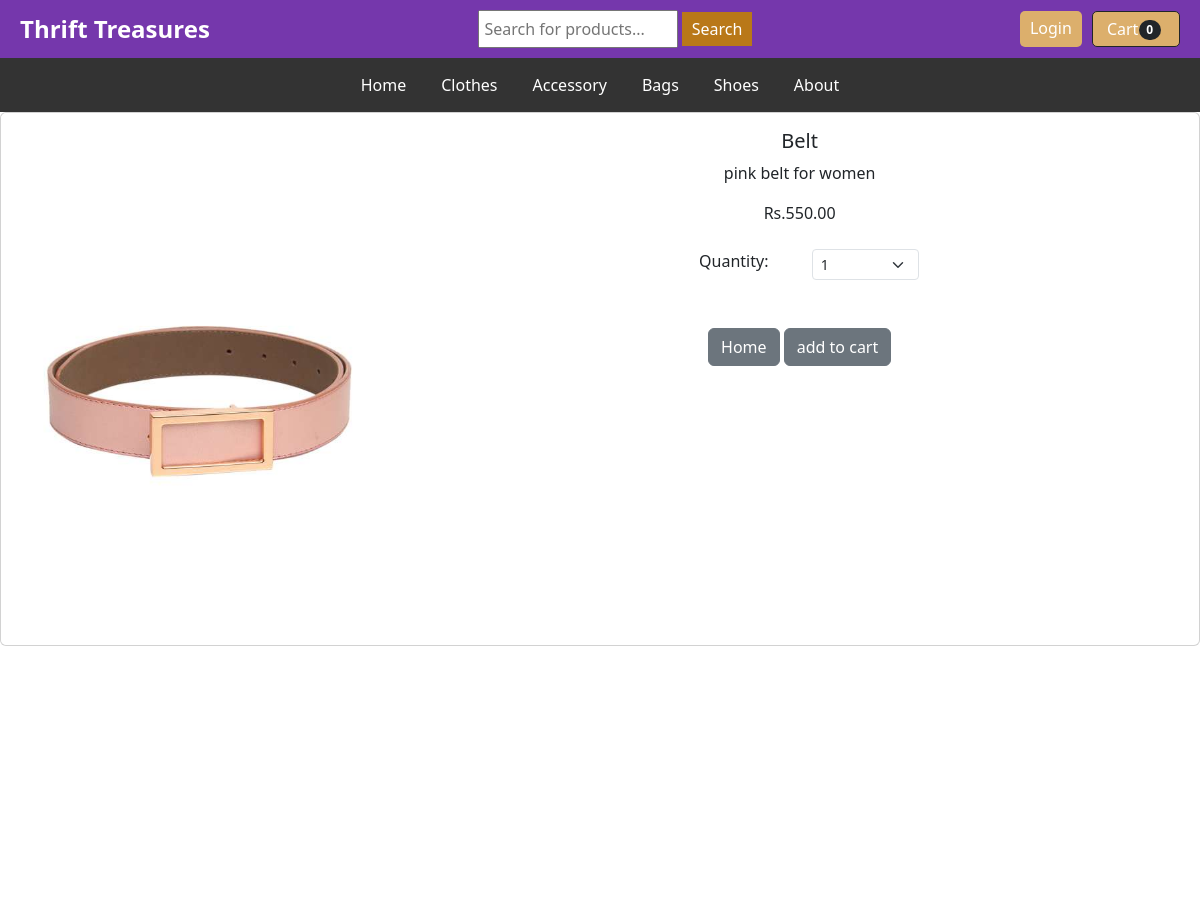
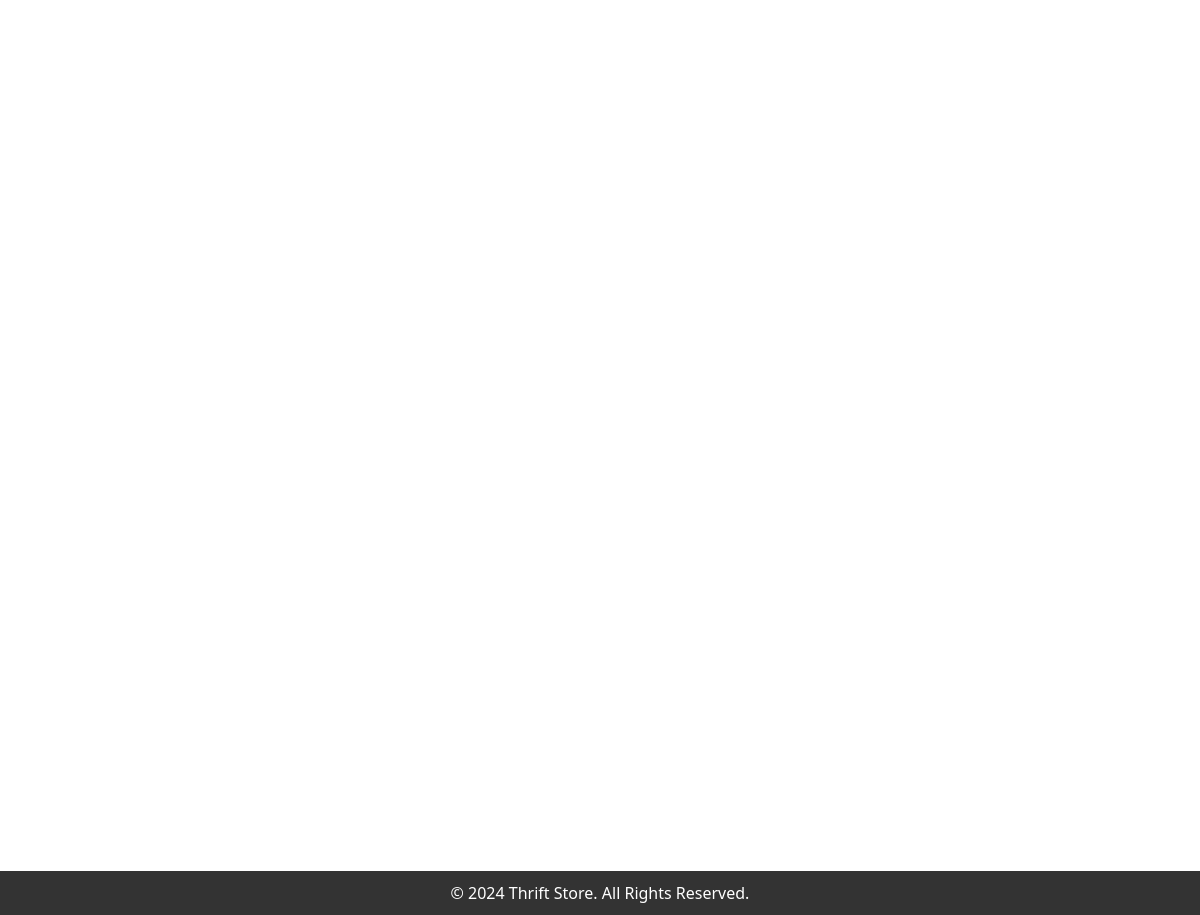
The app's page /product/17 with its own data (2 pictures, top to bottom).
### app1/models.py (models this page shows, shortened)
class Product(models.Model):
    name = models.CharField(max_length=100)
    price = models.DecimalField(default=0,decimal_places=2,max_digits=6)
    category = models.ForeignKey(Category, on_delete=models.CASCADE, default=1)
    description = models.CharField(max_length=260,default='',blank=True,null=True)
    image = models.ImageField(upload_to='uploads/product/')
    is_sale = models.BooleanField(default=False)
    sale_price = models.DecimalField(default=0,decimal_places=2,max_digits=6)

### app1/views.py (the view)
# urls.py: path('product/<int:pk>', views.product, name='product'),
def product(request, pk):
    product = Product.objects.get(id=pk)
    return render(request, 'product.html',{'product':product})

### cart/cart.py (called while the page is built)
	def __len__(self):
		return len(self.cart)

### cart/context_processors.py (called while the page is built)
def cart(request):
    return {'cart': Cart(request)}

### app1/templates/product.html (shortened to what this page needs)
{% extends 'base.html'%}
{% block content %}
<!DOCTYPE html>
<html lang="en">
<head>
    <link href="https://cdn.jsdelivr.net/npm/bootstrap@5.3.3/dist/css/bootstrap.min.css" rel="stylesheet">
</head>
<body>
    <div class="card mb-3">
        <div class="row g-0">
          <div class="col-md-4">
            <img src="{{ product.image.url }}" class="img-fluid rounded-start" >
          </div>
          <div class="col-md-8">
            <div class="card-body">
                <center>
              <h5 class="card-title">{{product.name}}</h5>
              <p class="card-text">{{product.description}}</p>
              {% if product.is_sale %}
                <div class="product-info">
                    <p class="product-category">{{product.category}}</p>
                    <div class="product-rating">
                        ★★★★★ 5
                    </div>
                    <div class="product-pricing">
                        <strike>
                        <span class="discounted-price">Rs.{{product.price}}</span>
                        </strike>
                        &nbsp
                        <span class="discounted-price">Rs.{{product.sale_price}}</span>
                    </div>
                </div>
              {% else %}
                Rs.{{ product.price }}
              {% endif %}
              <br><br>
              <div class="row justify-content-center">
                <div class="col-md-2">Quantity:</div>
                <div class="col-md-2">
              <select class="form-select form-select-sm" id="qty-cart">
                <option value="1">1</option>
              </select>
            </div>
            </div>
              <br><br>
              <a href="{% url 'home'%}" class="btn btn-secondary">Home</a>
              <button type="button" value="{{ product.id }}"
              class ="btn btn-secondary" id= "add-cart">add to cart</button>
                </center>
            </div>
          </div>
        </div>
      </div>
</body>
</html>
<br><br><br><br><br><br><br><br><br><br><br><br><br><br><br><br><br><br><br><br><br><br><br>
<br><br><br><br><br><br><br><br><br><br><br><br><br><br><br><br><br><br><br><br><br><br><br>
{% endblock %}

### static/css/style.css (style rules this page uses)
body { font-family: Arial, sans-serif; margin: 0; padding: 0; box-sizing: border-box; }
button { background-color: #45a049; color: white; border: none; padding: 10px 15px; cursor: pointer; transition: background-color 0.3s; }

### records on screen
Product: image (picture), name "Belt", description "pink belt for women", price "550.00"

### other values on screen
{{ cart|length }} "0"
